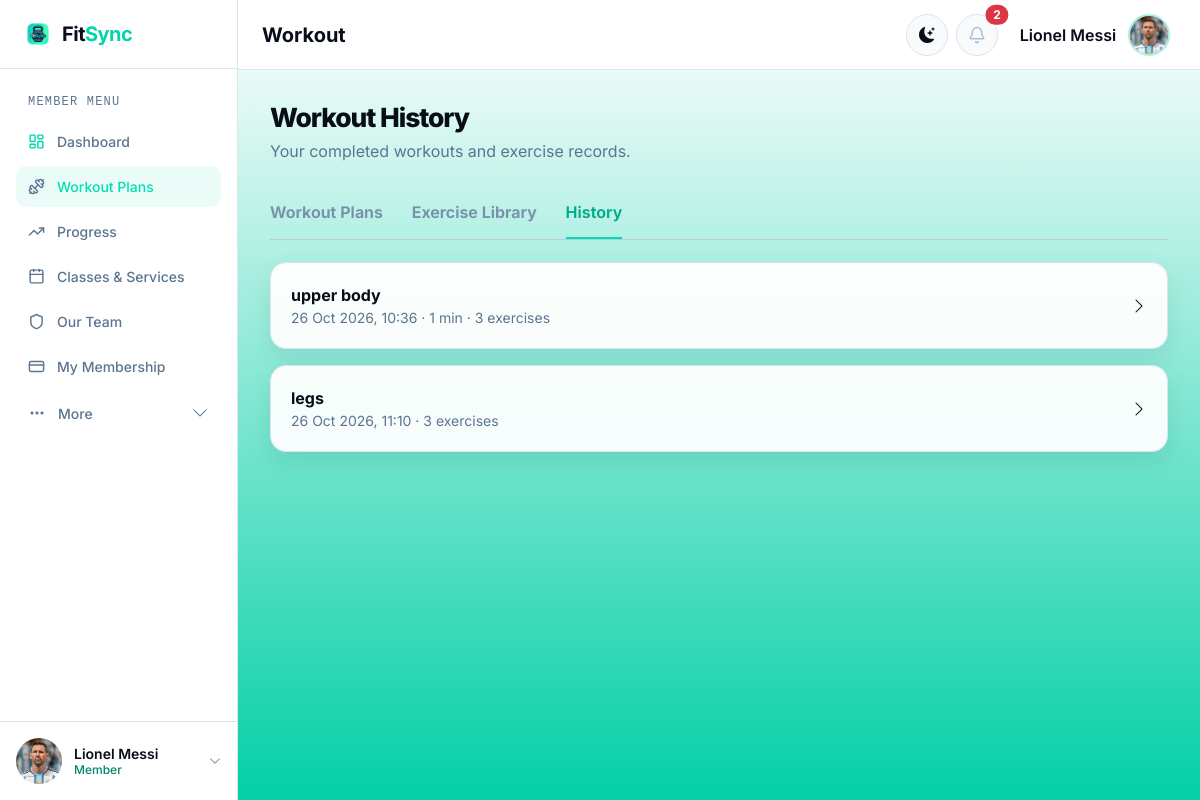
The app's page /workouts/history/ (signed in) with its own data.
### gym/models.py (models this page shows, shortened)
class User(AbstractUser):
    class Role(models.TextChoices):
        MEMBER = ("MEMBER", "Member")
        STAFF = ("STAFF", "Staff")
        COACH = ("COACH", "Coach")
        ADMIN = ("ADMIN", "Admin")
    email = models.EmailField(unique=True)
    role = models.CharField(max_length=20, choices=Role.choices, default=Role.MEMBER)
    class Meta:
        db_table = "accounts_user"

class MemberProfile(models.Model):
    user = models.OneToOneField(
        settings.AUTH_USER_MODEL,
        on_delete=models.CASCADE,
        related_name="member_profile",
    )
    profile_picture = models.ImageField(
        upload_to="profile_pics/", blank=True, null=True
    )
    avatar_static_path = models.CharField(max_length=255, blank=True)
    @property
    def avatar_url(self):
        from django.templatetags.static import static
        if self.profile_picture:
            return self.profile_picture.url
        return static(self.avatar_static_path) if self.avatar_static_path else ""
    phone = models.CharField(max_length=30, blank=True)
    date_of_birth = models.DateField(blank=True, null=True)
    emergency_contact = models.CharField(max_length=100, blank=True)
    age = models.PositiveSmallIntegerField(blank=True, null=True)
    height_cm = models.PositiveIntegerField(blank=True, null=True)
    current_weight_kg = models.DecimalField(
        max_digits=5, decimal_places=2, blank=True, null=True
    )
    target_weight_kg = models.DecimalField(
        max_digits=5, decimal_places=2, blank=True, null=True
    )
    fitness_goal = models.CharField(max_length=200, blank=True)
    medical_notes = models.TextField(blank=True)
    class Meta:
        db_table = "accounts_memberprofile"

class WorkoutSession(models.Model):
    member = models.ForeignKey(
        settings.AUTH_USER_MODEL,
        on_delete=models.CASCADE,
        related_name="workout_sessions",
    )
    workout_plan = models.ForeignKey(
        WorkoutPlan,
        on_delete=models.SET_NULL,
        null=True,
        blank=True,
        related_name="sessions",
    )
    started_at = models.DateTimeField(default=timezone.now)
    completed_at = models.DateTimeField(null=True, blank=True)
    duration_minutes = models.PositiveIntegerField(null=True, blank=True)
    notes = models.TextField(blank=True)
    class Meta:
        ordering = ["-started_at"]
        db_table = "workouts_workoutsession"

class WorkoutPlan(models.Model):
    PLAN_TYPE_CHOICES = [("PERSONAL", "Personal"), ("COACH_ASSIGNED", "Coach Assigned")]
    member = models.ForeignKey(
        settings.AUTH_USER_MODEL, on_delete=models.CASCADE, related_name="workout_plans"
    )
    coach = models.ForeignKey(
        settings.AUTH_USER_MODEL,
        on_delete=models.SET_NULL,
        null=True,
        blank=True,
        related_name="assigned_workout_plans",
    )
    name = models.CharField(max_length=100)
    goal = models.CharField(max_length=255, blank=True)
    description = models.TextField(blank=True)
    workout_days = models.CharField(max_length=100, blank=True)
    plan_type = models.CharField(
        max_length=20, choices=PLAN_TYPE_CHOICES, default="PERSONAL"
    )
    is_active = models.BooleanField(default=True)
    created_at = models.DateTimeField(auto_now_add=True)
    updated_at = models.DateTimeField(auto_now=True)
    class Meta:
        db_table = "workouts_workoutplan"

### gym/views.py (the view)
# urls.py: path("history/", views.workout_history, name="history"),
@login_required
def workout_history(request):
    if not is_member(request.user):
        return HttpResponseForbidden("This page is for members.")
    sessions = (
        WorkoutSession.objects.filter(member=request.user, completed_at__isnull=False)
        .select_related("workout_plan")
        .annotate(exercise_count=Count("exercise_records__exercise", distinct=True))
    )
    return render(
        request,
        "member/workout_history.html",
        {"sessions": sessions, "active_sidebar": "history"},
    )

### gym/context_processors.py (called while the page is built)
def notification_menu(request):
    if not request.user.is_authenticated:
        return {}
    unread = Notification.objects.filter(recipient=request.user, is_read=False)
    today = timezone.localdate()
    notices = Notice.objects.filter(is_active=True, publish_date__lte=today).filter(
        expires_on__isnull=True
    ) | Notice.objects.filter(
        is_active=True, publish_date__lte=today, expires_on__gte=today
    )
    return {
        "notification_menu_items": unread[:5],
        "unread_notification_count": unread.count(),
        "active_gym_notices": notices.distinct()[:3],
    }

### gym/views.py (called while the page is built)
def is_member(user):
    return user.is_authenticated and user.role == "MEMBER"

### templates/member/workout_history.html (shortened to what this page needs)
{% extends "layouts/member_base.html" %}
{% load static %}
{% block dashboard_heading %}
Workout
{% endblock %}
{% block extra_css %}
<link rel="stylesheet" href="{% static 'css/workouts.css' %}?v=3">
{% endblock %}
{% block dashboard_content %}
<div class="workout-page">
    <div class="page-heading">
        <h1>Workout History</h1>
        <p>Your completed workouts and exercise records.</p>
    </div>
    <div class="workout-tabs">
        <a
            href="{% url 'workouts:plans' %}"
            class="workout-tab"
        >
            Workout Plans
        </a>
        <a
            href="{% url 'workouts:exercise_library' %}"
            class="workout-tab"
        >
            Exercise Library
        </a>
        <a
            href="{% url 'workouts:history' %}"
            class="workout-tab active"
        >
            History
        </a>
    </div>
    {% if sessions %}
        <div class="d-grid gap-3">
            {% for session in sessions %}
                <a
                    class="workout-card text-decoration-none d-flex justify-content-between align-items-center gap-3"
                    href="{% url 'workouts:history_detail' session.id %}"
                >
                    <div>
                        <strong>
                            {{ session.workout_plan.name|default:"Workout" }}
                        </strong>
                        <div class="small text-muted">
                            {{ session.completed_at|date:"d M Y, H:i" }}
                            ·
                            {% if session.duration_minutes %}{{ session.duration_minutes }} min ·{% endif %}
                            {{ session.exercise_count }} exercises
                        </div>
                    </div>
                    <i class="bi bi-chevron-right"></i>
                </a>
            {% endfor %}
        </div>
    {% endif %}
</div>
{% endblock %}

### templates/includes/sidebar_user.html (shortened to what this page needs)
{% load static %}
<link rel="stylesheet" href="{% static 'css/sidebar-user.css' %}?v=1">
{% with user=request.user %}
<div class="sidebar-user dropup">
    <button
        id="sidebarUserToggle"
        class="sidebar-user-toggle"
        type="button"
        data-bs-toggle="dropdown"
        data-bs-display="static"
        aria-expanded="false"
        aria-label="Open account menu"
    >
        {% if user.member_profile.avatar_url %}
            <img src="{{ user.member_profile.avatar_url }}" alt="" class="sidebar-user-avatar">
        {% elif user.coach_profile.photo_url %}
            <img src="{{ user.coach_profile.photo_url }}" alt="" class="sidebar-user-avatar">
        {% else %}
            <span class="sidebar-user-avatar sidebar-user-initials" aria-hidden="true">
                {% if user.first_name or user.last_name %}{{ user.first_name|slice:":1"|upper }}{{ user.last_name|slice:":1"|upper }}{% else %}{{ user.username|slice:":1"|upper }}{% endif %}
            </span>
        {% endif %}
        <span class="sidebar-user-text">
            <span class="sidebar-user-name">{{ user.get_full_name|default:user.username }}</span>
            <span class="sidebar-user-role">{{ user.get_role_display }}</span>
        </span>
        <i class="bi bi-chevron-up sidebar-user-chevron" aria-hidden="true"></i>
    </button>
</div>
{% endwith %}

### templates/includes/dashboard_topbar_actions.html (shortened to what this page needs)
{% load static %}
<div class="dashboard-topbar-actions d-flex align-items-center gap-2">
    <button class="btn theme-toggle" type="button" data-theme-toggle aria-label="Switch to dark mode" title="Switch theme">
        <i class="bi bi-moon-stars" data-theme-icon aria-hidden="true"></i>
    </button>
    <div class="dropdown">
        <button class="btn notification-toggle position-relative" type="button" data-bs-toggle="dropdown" aria-expanded="false" aria-label="Notifications">
            {% if request.user.role == "MEMBER" %}
                <img src="{% static 'img/member-dashboard/bell.svg' %}" alt="">
            {% else %}
                <i class="bi bi-bell" aria-hidden="true"></i>
            {% endif %}
            {% if unread_notification_count %}<span class="position-absolute top-0 start-100 translate-middle badge rounded-pill text-bg-danger">{{ unread_notification_count }}</span>{% endif %}
        </button>
    </div>
    <div class="dropdown">
        <button class="navbar-account-toggle dashboard-account-toggle" type="button" data-bs-toggle="dropdown" aria-expanded="false">
            <span class="navbar-account-name">{{ request.user.get_full_name|default:request.user.username }}</span>
            {% if request.user.member_profile.avatar_url %}
                <img class="navbar-account-avatar" src="{{ request.user.member_profile.avatar_url }}" alt="">
            {% elif request.user.coach_profile.photo_url %}
                <img class="navbar-account-avatar" src="{{ request.user.coach_profile.photo_url }}" alt="">
            {% else %}
                <span class="navbar-account-avatar navbar-account-initials" aria-hidden="true">
                    {% if request.user.first_name or request.user.last_name %}{{ request.user.first_name|slice:":1"|upper }}{{ request.user.last_name|slice:":1"|upper }}{% else %}{{ request.user.username|slice:":1"|upper }}{% endif %}
                </span>
            {% endif %}
        </button>
    </div>
</div>

### static/css/base.css (style rules this page uses)
:root { --bg-color: #f4f7fb; --surface-color: #ffffff; --surface-soft: #f8fafc; --text-color: #080d17; --muted-color: #5b748f; --border-color: #dbe5f0; --primary-color: #00d4aa; --primary-strong: #00ad8a; --danger-color: #dc3545; --navbar-color: #ffffff; --sidebar-color: #07152d; --footer-color: #ffffff; --shadow-color: rgba(8, 13, 23, 0.08); --radius-sm: 10px; --radius-md: 12px; --radius-lg: 16px; --sidebar-width: 238px; --topbar-height: 70px; }
html[data-theme="light"] { color-scheme: light; --bg-color: #f4f7fb; --surface-color: #ffffff; --text-color: #080d17; --muted-color: #5b748f; --border-color: #dbe5f0; --navbar-color: #ffffff; --sidebar-color: #ffffff; --footer-color: #ffffff; --shadow-color: rgba(8, 13, 23, 0.08); --page-gradient: linear-gradient(to bottom, #ffffff, #04cfa6); --member-sidebar-background: #ffffff; --member-sidebar-border: #dbe5f0; --member-sidebar-text: #080d17; --member-sidebar-muted: #5b748f; --member-sidebar-accent: #00876c; }
*, *::before, *::after { box-sizing: border-box; }
html, body { min-height: 100%; }
body { min-height: 100vh; margin: 0; background: var(--page-gradient); color: var(--text-color); font-family: "Inter", system-ui, -apple-system, BlinkMacSystemFont, "Segoe UI", sans-serif; transition: background-color 160ms ease, color 160ms ease; }
h1, h2, h3, h4, h5, h6, .fitsync-brand { font-family: "Inter", sans-serif; }
a { color: inherit; }
.text-muted { color: var(--muted-color) !important; }
.navbar-account-toggle { display: inline-flex; min-height: 46px; align-items: center; gap: 0.75rem; padding: 0.25rem 0.3rem 0.25rem 0.8rem; color: var(--text-color); background: transparent; border: 1px solid transparent; border-radius: 999px; }
.navbar-account-name { max-width: 150px; overflow: hidden; font-weight: 600; white-space: nowrap; text-overflow: ellipsis; }
.navbar-account-avatar { width: 42px; height: 42px; flex: 0 0 42px; border: 2px solid rgba(0, 212, 170, 0.35); border-radius: 50%; object-fit: cover; object-position: center top; }
.theme-toggle, .notification-toggle, .sidebar-toggle { display: inline-grid; width: 42px; height: 42px; place-items: center; padding: 0; color: var(--text-color); background: var(--surface-soft); border: 1px solid var(--border-color); border-radius: 50%; }
.member-dashboard-sidebar .sidebar-user { padding: 8px; border-color: var(--member-sidebar-border); }
.member-dashboard-sidebar .sidebar-user-avatar { width: 46px; height: 46px; flex-basis: 46px; border-radius: 50%; }
.member-dashboard-sidebar .sidebar-user-name { color: var(--member-sidebar-text) !important; }
.member-dashboard-sidebar .sidebar-user-role { color: var(--member-sidebar-accent); }
.member-dashboard-sidebar .sidebar-user-chevron { color: var(--member-sidebar-muted); }
.dashboard-topbar-actions { min-width: 0; }
.dashboard-account-toggle { min-height: 48px; }
.page-heading { margin-bottom: 1.5rem; }
.page-heading h1 { margin-bottom: 0.35rem; font-size: 2rem; font-weight: 700; }
.page-heading p { margin: 0; color: var(--muted-color); }
body.dashboard-body { height: 100vh; min-height: 100vh; overflow: hidden; }

### static/css/sidebar-user.css (style rules this page uses)
.sidebar-user { position: relative; margin-top: auto; padding: 12px; border-top: 1px solid var(--border-color); }
.sidebar-user-toggle { display: flex; width: 100%; align-items: center; gap: 12px; padding: 8px; color: var(--text-color); text-align: left; background: transparent; border: 0; border-radius: var(--radius-sm); transition: background-color 0.15s ease; cursor: pointer; }
.sidebar-user-avatar { width: 40px; height: 40px; flex: 0 0 40px; border-radius: 8px; object-fit: cover; object-position: center top; }
.sidebar-user-text { display: flex; min-width: 0; flex: 1 1 auto; flex-direction: column; line-height: 1.25; }
.sidebar-user-name { overflow: hidden; color: var(--text-color); font-size: 0.875rem; font-weight: 600; white-space: nowrap; text-overflow: ellipsis; }
.sidebar-user-role { color: var(--primary-color); font-size: 0.75rem; font-weight: 500; }
.sidebar-user-chevron { color: var(--muted-color); font-size: 0.75rem; transform: rotate(180deg); transition: transform 0.2s ease; }

### records on screen
User: member_profile.avatar_url (picture), get_full_name "Lionel Messi", role "Member", user.get_full_name "Lionel Messi", user.member_profile.avatar_url (picture)
WorkoutSession: workout_plan.name "upper body", completed_at "26 Oct 2026, 10:36", duration_minutes "1", exercise_count "3"
WorkoutSession: workout_plan.name "legs", completed_at "26 Oct 2026, 11:10", exercise_count "3"

### other values on screen
{{ unread_notification_count }} "2"
